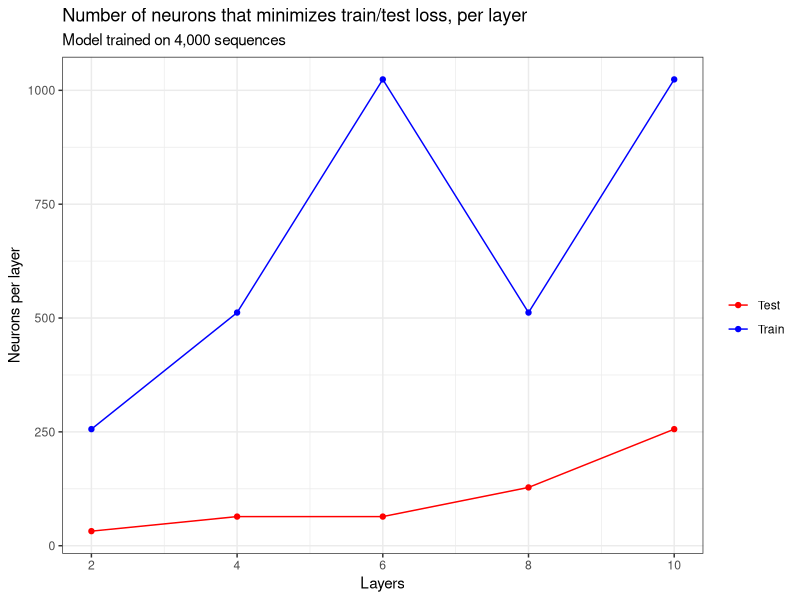

Reproduce this figure in R.
## Code to create a viz comparing the # of neurons per layer that minimizes loss for training and test groups
## For the model that trained over ~4,000 sequences

#Importing necessary libraries and data
library(tidyverse)
library(ggplot2)
fourk <- read_csv("../../results/results-4k.csv")

#Extracting minimum loss across both seeds
minTrain <- fourk |>
  filter(layers != 1) |>
  group_by(layers) |>
  slice_min(trainLoss)

minTest <- fourk |>
  filter(layers != 1) |>
  group_by(layers) |>
  slice_min(testLoss)

#Establishing colors for chart
colors <- c("Train" = "blue", "Test" = "red")

#Generating plot
plot <- ggplot() +
  geom_point(aes(x = layers, y= neuronsPerLayer, color = "Train"), data = minTrain) +
  geom_line(aes(x = layers, y= neuronsPerLayer, color = 'Train'), data = minTrain) +
  geom_point(aes(x = layers, y= neuronsPerLayer, color = 'Test'), data = minTest) +
  geom_line(aes(x = layers, y= neuronsPerLayer, color = 'Test'), data = minTest) +
  theme_bw() +
  labs(x = "Layers",
       y = "Neurons per layer",
       title = "Number of neurons that minimizes train/test loss, per layer",
       subtitle = "Model trained on 4,000 sequences", 
       color = "") +
  scale_color_manual(values = colors) +
  theme_bw()

ggsave('figure5.png',
       plot,
       width = 6, height = 4)
